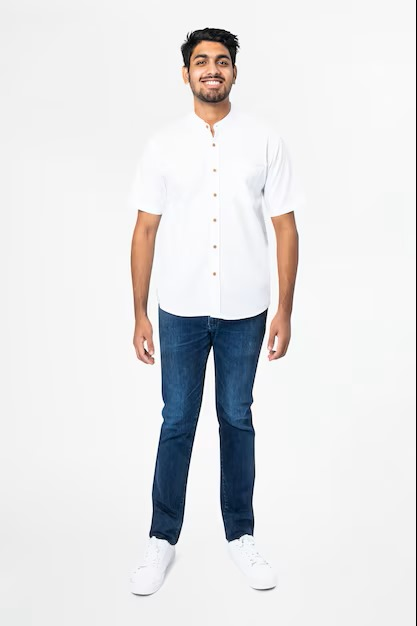
#> input picture Images/Image_1.jpeg, 417 x 626 px, found by its file name
$ python code5_rotation.py
#> lines starting #> are read from the running program, lines starting #| are printed output that depends on the picture
import cv2
#read image as greyscale
img = cv2.imread(r"Images/Image_1.jpeg")
#> img is the input picture: shape (626, 417, 3); mean B, G, R 228.4, 227, 226.9
#get image height,width
(h,w) = img.shape[:2]
#> h = 626; w = 417
#calculate the center of the image
center = (w/2,h/2)
#> center = (208.5, 313)

angle90 = 90
angle180 = 180
angle270 = 270

scale = 1.0

#perform the counterclockwise rotation at the center
#90 degrees
M = cv2.getRotationMatrix2D(center,angle90,scale)
rotated90 = cv2.warpAffine(img,M,(w,h))
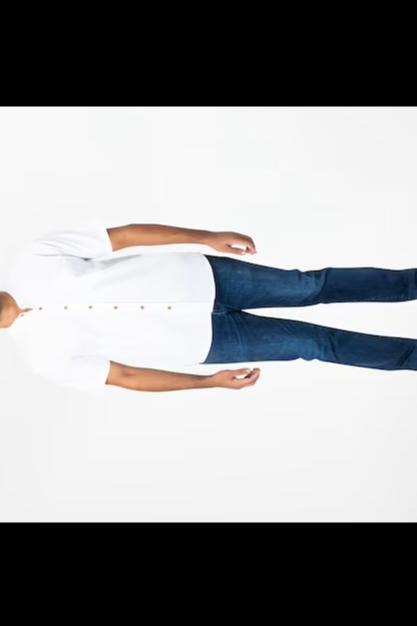
#> rotated90: shape (626, 417, 3); mean B, G, R 150.4, 149, 148.5

#180 degrees
M = cv2.getRotationMatrix2D(center,angle180,scale)
rotated180 = cv2.warpAffine(img,M,(w,h))
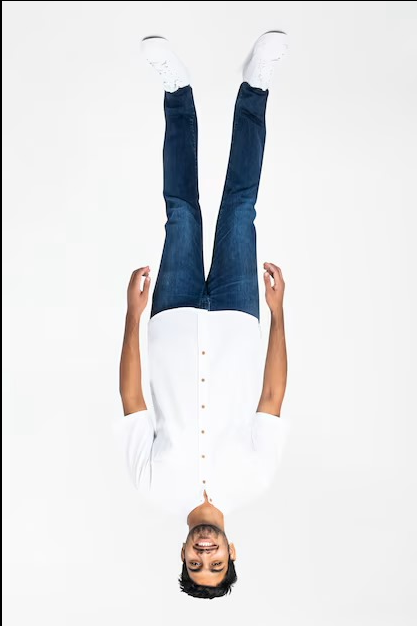
#> rotated180: shape (626, 417, 3); mean B, G, R 227.4, 226.1, 226

#270 degrees
M = cv2.getRotationMatrix2D(center,angle270,scale)
rotated270 = cv2.warpAffine(img,M,(w,h))
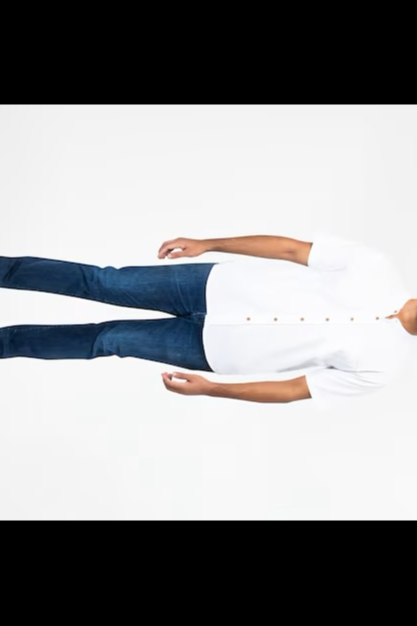
#> rotated270: shape (626, 417, 3); mean B, G, R 150.4, 149, 148.5

cv2.imshow('Original Image',img)
cv2.waitKey(0)
cv2.destroyAllWindows()

cv2.imshow('Image rotated by 90 degrees', rotated90)
cv2.waitKey(0)
cv2.destroyAllWindows()

cv2.imshow('Image rotated by 180 degrees', rotated180)
cv2.waitKey(0)
cv2.destroyAllWindows()

cv2.imshow('Image rotated by 270 degrees', rotated270)
cv2.waitKey(0)
cv2.destroyAllWindows()

$ run again, with Images/Image_2.jpeg copied over Images/Image_1.jpeg
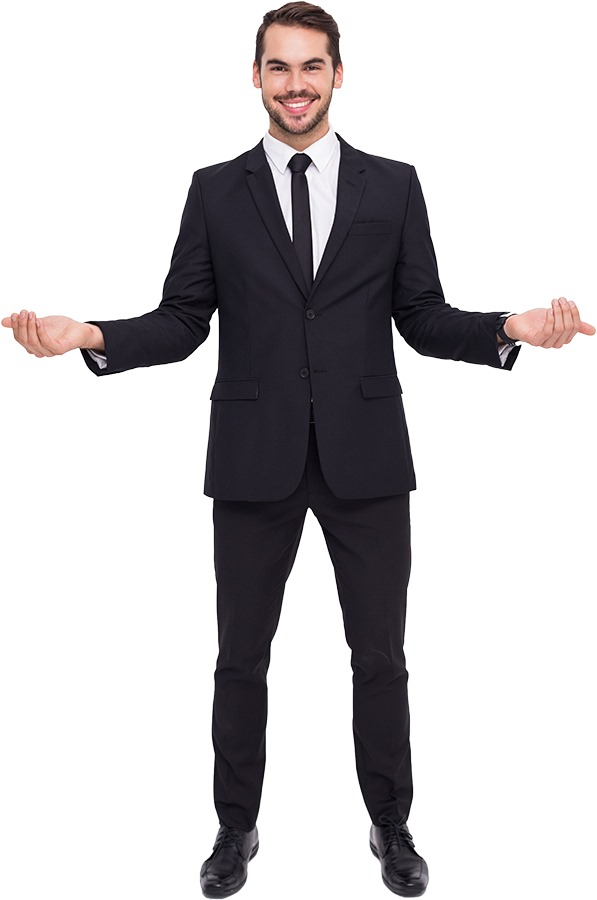
#> input picture Images/Image_2.jpeg, 597 x 900 px, found by its file name
#> img is the input picture: shape (900, 597, 3); mean B, G, R 199.3, 197.6, 199.8
#> `rotated180 = cv2.warpAffine(img,M,(w,h))`:
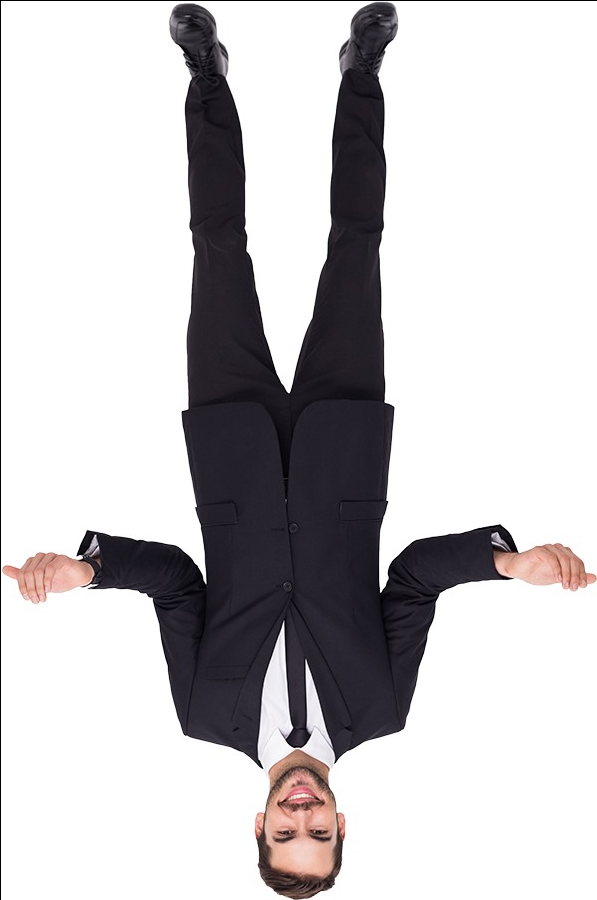
#> rotated180: shape (900, 597, 3); mean B, G, R 198.6, 196.9, 199.1
#> `rotated270 = cv2.warpAffine(img,M,(w,h))`:
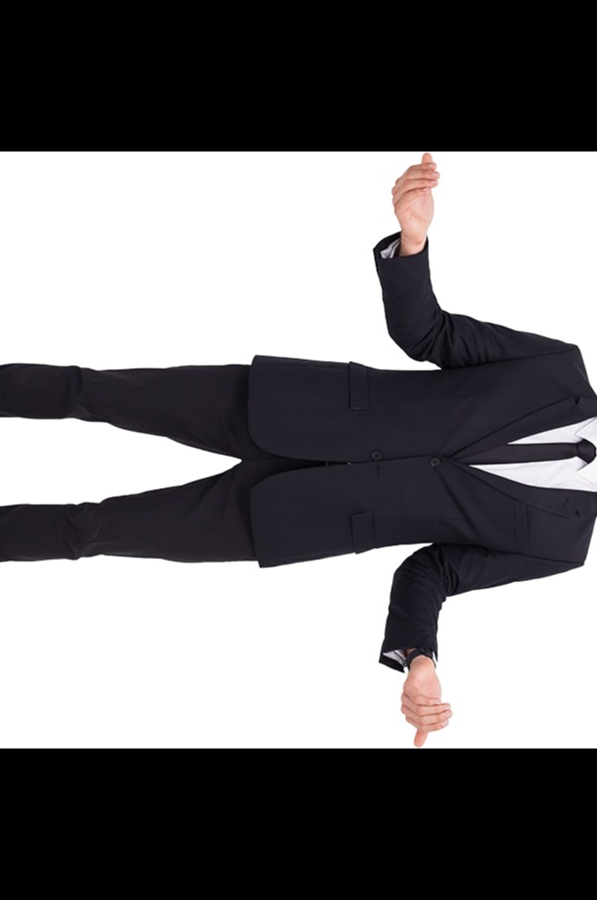
#> rotated270: shape (900, 597, 3); mean B, G, R 121.5, 119.8, 121.1

$ run again, with Images/Image_4.jpg copied over Images/Image_1.jpeg
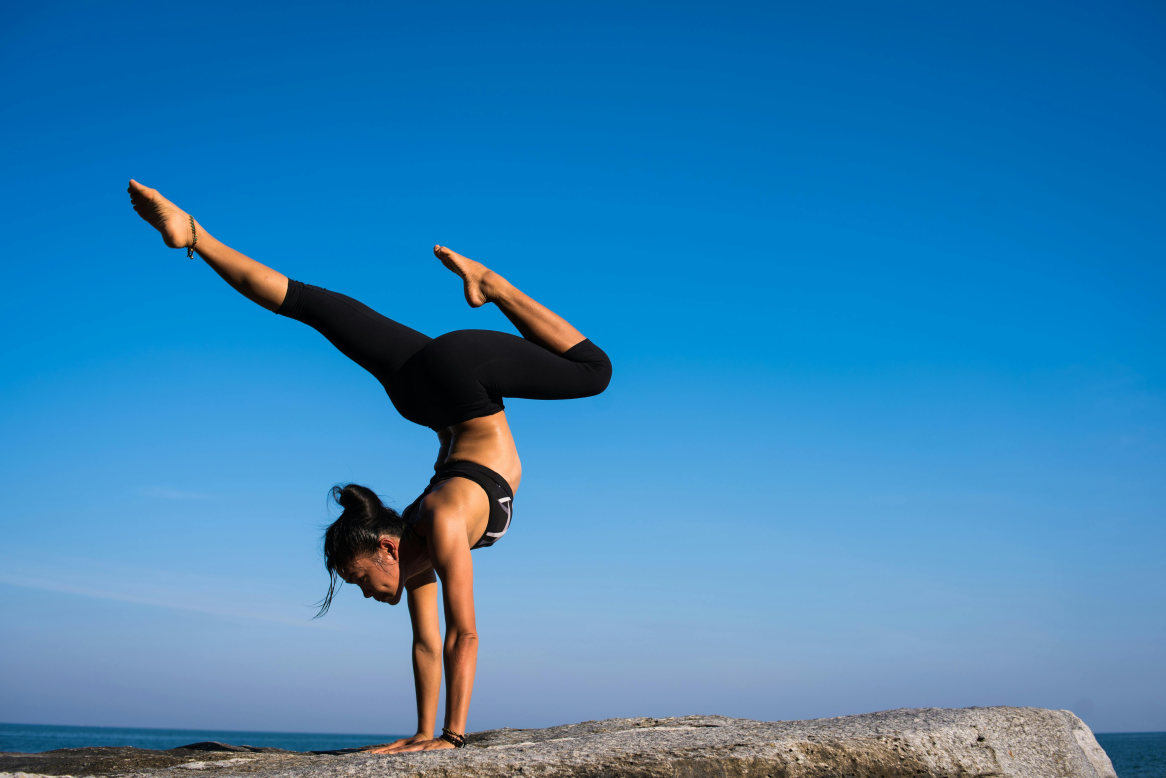
#> input picture Images/Image_4.jpg, 5826 x 3889 px, found by its file name (shown at 1/5 size)
#> img is the input picture: shape (3889, 5826, 3); mean B, G, R 182.7, 130.8, 54.5
#> `rotated180 = cv2.warpAffine(img,M,(w,h))`:
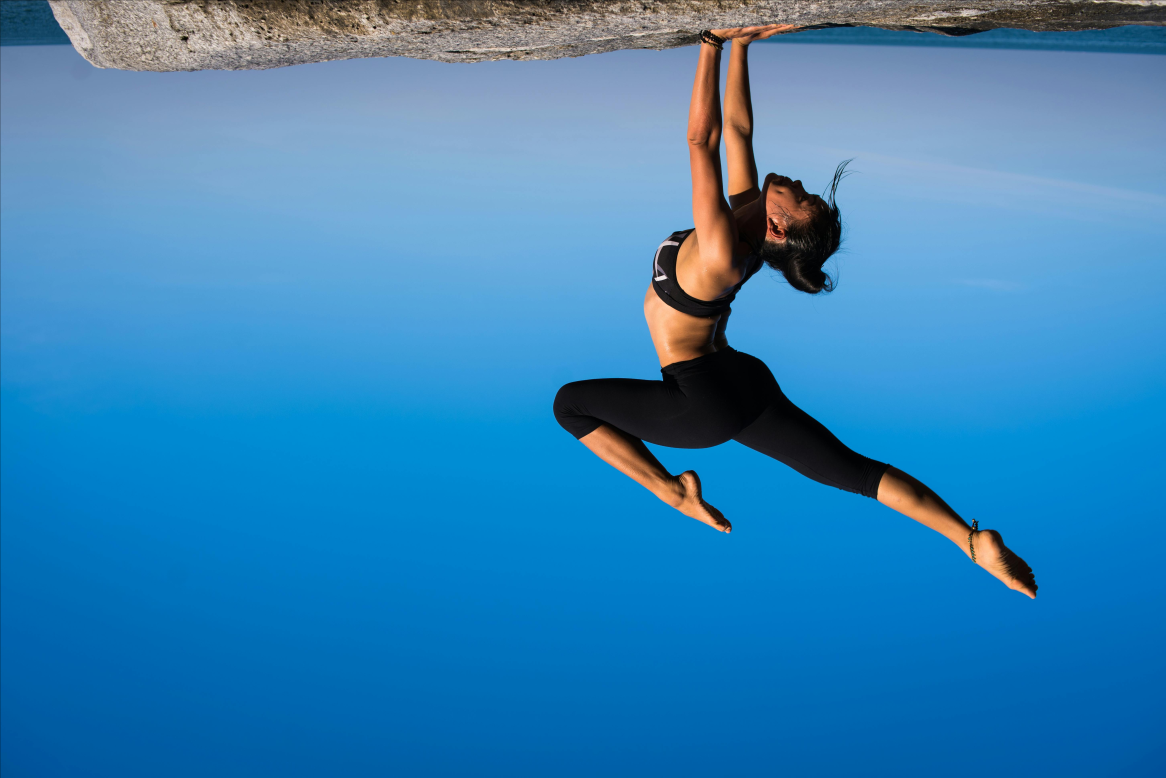
#> rotated180: shape (3889, 5826, 3) (shown at 1/5 size); mean B, G, R 182.6, 130.8, 54.5
#> `rotated270 = cv2.warpAffine(img,M,(w,h))`:
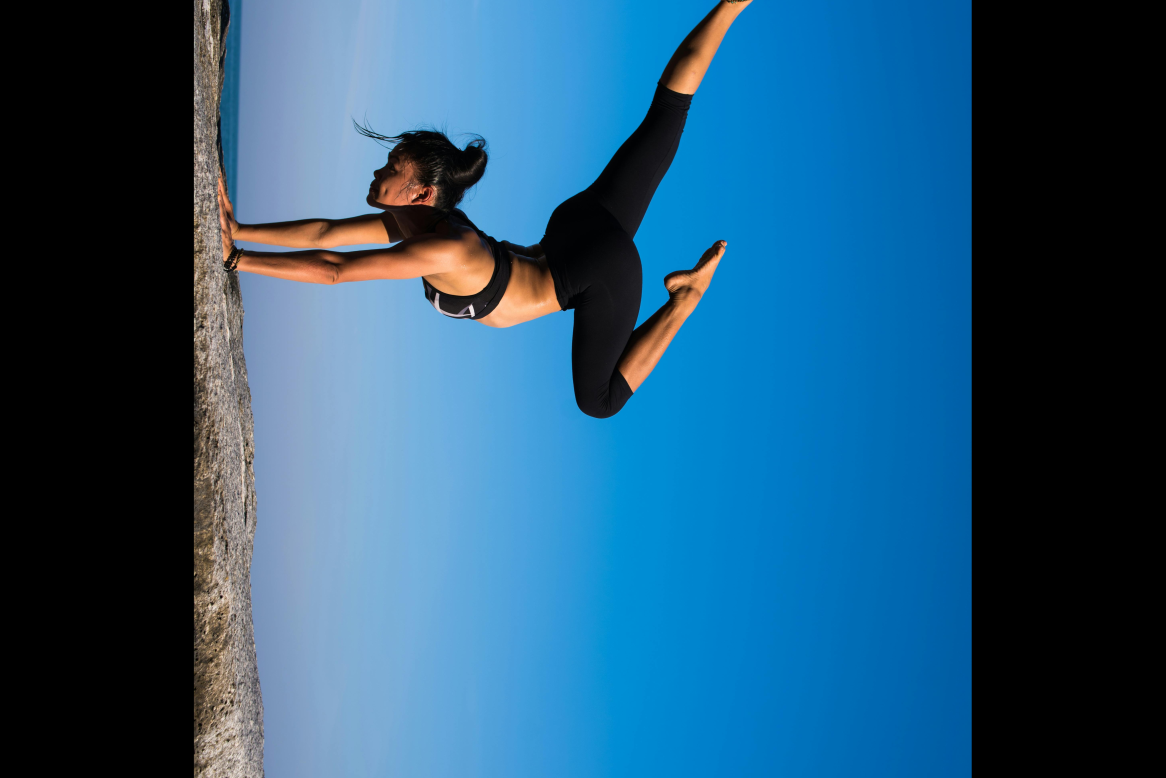
#> rotated270: shape (3889, 5826, 3) (shown at 1/5 size); mean B, G, R 119.9, 87.2, 38.4
